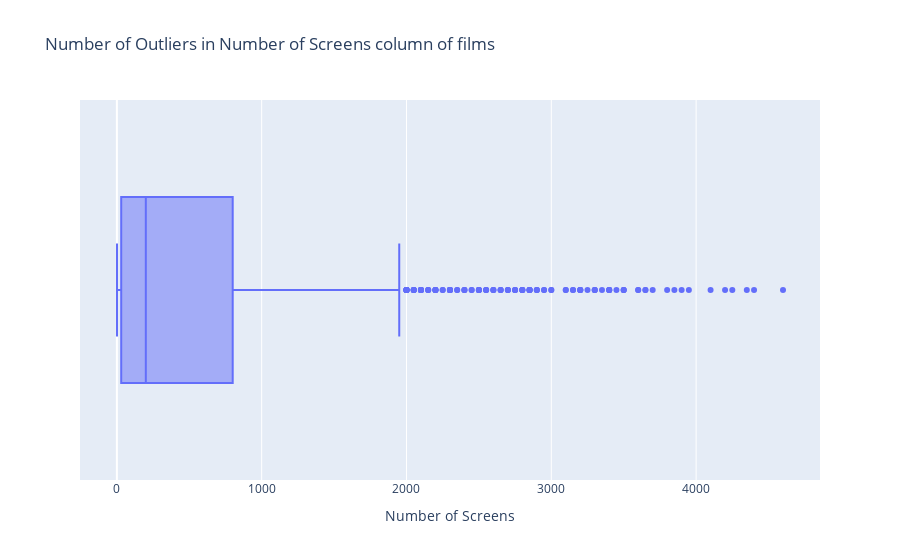

Write notebook code for a chart like this one.
### Markdown cell above
# **To find outliers in films**

### Code cell
px.box(films, x='Number of Screens',title = "Number of Outliers in Number of Screens column of films")

### Figure 1 — Plotly figure (JSON) as saved in the notebook; plotly's stock layout.template omitted (floating-point values rounded to 4 significant figures; data arrays with more than 128 entries replaced by an {"elided": "..."} marker saying what was removed)
{"data": [{"alignmentgroup": "True", "hovertemplate": "Number of Screens=%{x}<extra></extra>", "legendgroup": "", "marker": {"color": "#636efa"}, "name": "", "notched": false, "offsetgroup": "", "orientation": "h", "showlegend": false, "type": "box", "x": {"elided": "1698 int values"}, "x0": " ", "xaxis": "x", "y0": " ", "yaxis": "y"}], "layout": {"boxmode": "group", "legend": {"tracegroupgap": 0}, "title": {"text": "Number of Outliers in Number of Screens column of films"}, "xaxis": {"anchor": "y", "domain": [0, 1], "title": {"text": "Number of Screens"}}, "yaxis": {"anchor": "x", "domain": [0, 1]}}}
